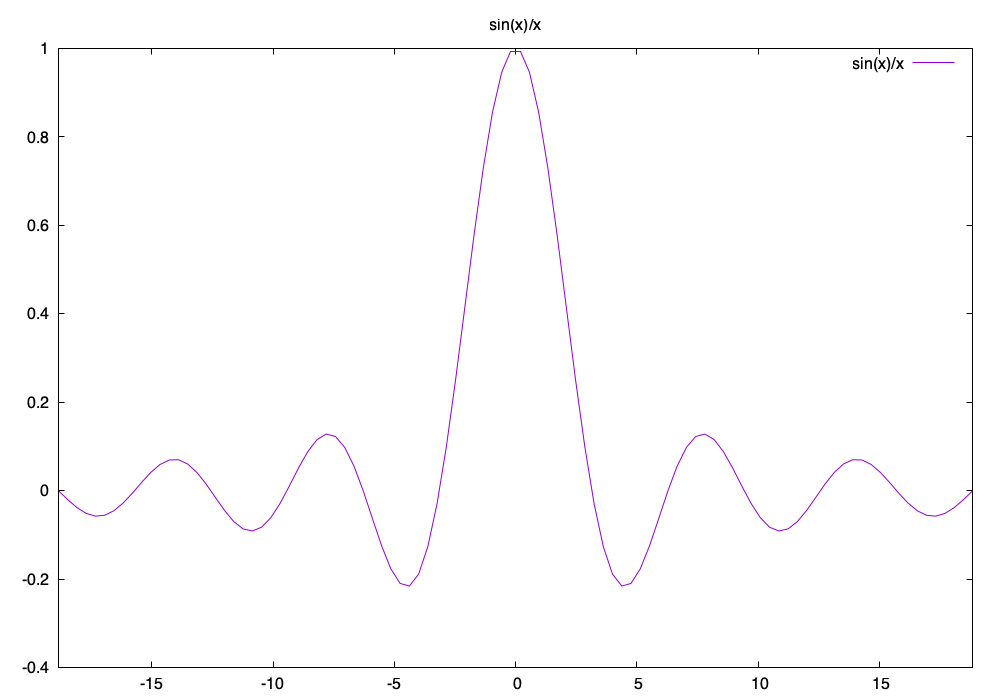

This figure's gnuplot source:
set title "sin(x)/x" 
plot [-6*pi:6*pi] sin(x)/x
